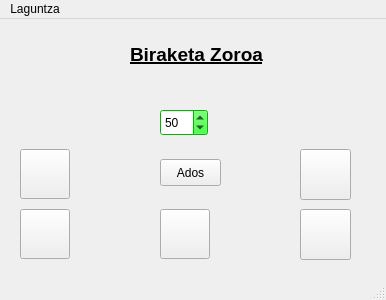
<?xml version="1.0" encoding="UTF-8"?>
<ui version="4.0">
 <class>Biraketazoro</class>
 <widget class="QMainWindow" name="Biraketazoro">
  <property name="windowModality">
   <enum>Qt::NonModal</enum>
  </property>
  <property name="enabled">
   <bool>true</bool>
  </property>
  <property name="geometry">
   <rect>
    <x>0</x>
    <y>0</y>
    <width>386</width>
    <height>300</height>
   </rect>
  </property>
  <property name="mouseTracking">
   <bool>true</bool>
  </property>
  <property name="focusPolicy">
   <enum>Qt::ClickFocus</enum>
  </property>
  <property name="acceptDrops">
   <bool>true</bool>
  </property>
  <property name="windowTitle">
   <string notr="true"> Laguntza</string>
  </property>
  <widget class="QWidget" name="centralwidget">
   <widget class="QWidget" name="widget" native="true">
    <property name="geometry">
     <rect>
      <x>110</x>
      <y>70</y>
      <width>171</width>
      <height>111</height>
     </rect>
    </property>
    <property name="focusPolicy">
     <enum>Qt::StrongFocus</enum>
    </property>
    <property name="acceptDrops">
     <bool>false</bool>
    </property>
    <property name="autoFillBackground">
     <bool>true</bool>
    </property>
    <widget class="QSpinBox" name="abiaduraAldatzailea">
     <property name="geometry">
      <rect>
       <x>50</x>
       <y>20</y>
       <width>48</width>
       <height>27</height>
      </rect>
     </property>
     <property name="palette">
      <palette>
       <active>
        <colorrole role="WindowText">
         <brush brushstyle="SolidPattern">
          <color alpha="255">
           <red>0</red>
           <green>0</green>
           <blue>0</blue>
          </color>
         </brush>
        </colorrole>
        <colorrole role="Button">
         <brush brushstyle="SolidPattern">
          <color alpha="255">
           <red>0</red>
           <green>255</green>
           <blue>0</blue>
          </color>
         </brush>
        </colorrole>
        <colorrole role="Light">
         <brush brushstyle="SolidPattern">
          <color alpha="255">
           <red>127</red>
           <green>255</green>
           <blue>127</blue>
          </color>
         </brush>
        </colorrole>
        <colorrole role="Midlight">
         <brush brushstyle="SolidPattern">
          <color alpha="255">
           <red>63</red>
           <green>255</green>
           <blue>63</blue>
          </color>
         </brush>
        </colorrole>
        <colorrole role="Dark">
         <brush brushstyle="SolidPattern">
          <color alpha="255">
           <red>0</red>
           <green>127</green>
           <blue>0</blue>
          </color>
         </brush>
        </colorrole>
        <colorrole role="Mid">
         <brush brushstyle="SolidPattern">
          <color alpha="255">
           <red>0</red>
           <green>170</green>
           <blue>0</blue>
          </color>
         </brush>
        </colorrole>
        <colorrole role="Text">
         <brush brushstyle="SolidPattern">
          <color alpha="255">
           <red>0</red>
           <green>0</green>
           <blue>0</blue>
          </color>
         </brush>
        </colorrole>
        <colorrole role="BrightText">
         <brush brushstyle="SolidPattern">
          <color alpha="255">
           <red>255</red>
           <green>255</green>
           <blue>255</blue>
          </color>
         </brush>
        </colorrole>
        <colorrole role="ButtonText">
         <brush brushstyle="SolidPattern">
          <color alpha="255">
           <red>0</red>
           <green>0</green>
           <blue>0</blue>
          </color>
         </brush>
        </colorrole>
        <colorrole role="Base">
         <brush brushstyle="SolidPattern">
          <color alpha="255">
           <red>255</red>
           <green>255</green>
           <blue>255</blue>
          </color>
         </brush>
        </colorrole>
        <colorrole role="Window">
         <brush brushstyle="SolidPattern">
          <color alpha="255">
           <red>0</red>
           <green>255</green>
           <blue>0</blue>
          </color>
         </brush>
        </colorrole>
        <colorrole role="Shadow">
         <brush brushstyle="SolidPattern">
          <color alpha="255">
           <red>0</red>
           <green>0</green>
           <blue>0</blue>
          </color>
         </brush>
        </colorrole>
        <colorrole role="AlternateBase">
         <brush brushstyle="SolidPattern">
          <color alpha="255">
           <red>127</red>
           <green>255</green>
           <blue>127</blue>
          </color>
         </brush>
        </colorrole>
        <colorrole role="ToolTipBase">
         <brush brushstyle="SolidPattern">
          <color alpha="255">
           <red>255</red>
           <green>255</green>
           <blue>220</blue>
          </color>
         </brush>
        </colorrole>
        <colorrole role="ToolTipText">
         <brush brushstyle="SolidPattern">
          <color alpha="255">
           <red>0</red>
           <green>0</green>
           <blue>0</blue>
          </color>
         </brush>
        </colorrole>
       </active>
       <inactive>
        <colorrole role="WindowText">
         <brush brushstyle="SolidPattern">
          <color alpha="255">
           <red>0</red>
           <green>0</green>
           <blue>0</blue>
          </color>
         </brush>
        </colorrole>
        <colorrole role="Button">
         <brush brushstyle="SolidPattern">
          <color alpha="255">
           <red>0</red>
           <green>255</green>
           <blue>0</blue>
          </color>
         </brush>
        </colorrole>
        <colorrole role="Light">
         <brush brushstyle="SolidPattern">
          <color alpha="255">
           <red>127</red>
           <green>255</green>
           <blue>127</blue>
          </color>
         </brush>
        </colorrole>
        <colorrole role="Midlight">
         <brush brushstyle="SolidPattern">
          <color alpha="255">
           <red>63</red>
           <green>255</green>
           <blue>63</blue>
          </color>
         </brush>
        </colorrole>
        <colorrole role="Dark">
         <brush brushstyle="SolidPattern">
          <color alpha="255">
           <red>0</red>
           <green>127</green>
           <blue>0</blue>
          </color>
         </brush>
        </colorrole>
        <colorrole role="Mid">
         <brush brushstyle="SolidPattern">
          <color alpha="255">
           <red>0</red>
           <green>170</green>
           <blue>0</blue>
          </color>
         </brush>
        </colorrole>
        <colorrole role="Text">
         <brush brushstyle="SolidPattern">
          <color alpha="255">
           <red>0</red>
           <green>0</green>
           <blue>0</blue>
          </color>
         </brush>
        </colorrole>
        <colorrole role="BrightText">
         <brush brushstyle="SolidPattern">
          <color alpha="255">
           <red>255</red>
           <green>255</green>
           <blue>255</blue>
          </color>
         </brush>
        </colorrole>
        <colorrole role="ButtonText">
         <brush brushstyle="SolidPattern">
          <color alpha="255">
           <red>0</red>
           <green>0</green>
           <blue>0</blue>
          </color>
         </brush>
        </colorrole>
        <colorrole role="Base">
         <brush brushstyle="SolidPattern">
          <color alpha="255">
           <red>255</red>
           <green>255</green>
           <blue>255</blue>
          </color>
         </brush>
        </colorrole>
        <colorrole role="Window">
         <brush brushstyle="SolidPattern">
          <color alpha="255">
           <red>0</red>
           <green>255</green>
           <blue>0</blue>
          </color>
         </brush>
        </colorrole>
        <colorrole role="Shadow">
         <brush brushstyle="SolidPattern">
          <color alpha="255">
           <red>0</red>
           <green>0</green>
           <blue>0</blue>
          </color>
         </brush>
        </colorrole>
        <colorrole role="AlternateBase">
         <brush brushstyle="SolidPattern">
          <color alpha="255">
           <red>127</red>
           <green>255</green>
           <blue>127</blue>
          </color>
         </brush>
        </colorrole>
        <colorrole role="ToolTipBase">
         <brush brushstyle="SolidPattern">
          <color alpha="255">
           <red>255</red>
           <green>255</green>
           <blue>220</blue>
          </color>
         </brush>
        </colorrole>
        <colorrole role="ToolTipText">
         <brush brushstyle="SolidPattern">
          <color alpha="255">
           <red>0</red>
           <green>0</green>
           <blue>0</blue>
          </color>
         </brush>
        </colorrole>
       </inactive>
       <disabled>
        <colorrole role="WindowText">
         <brush brushstyle="SolidPattern">
          <color alpha="255">
           <red>0</red>
           <green>127</green>
           <blue>0</blue>
          </color>
         </brush>
        </colorrole>
        <colorrole role="Button">
         <brush brushstyle="SolidPattern">
          <color alpha="255">
           <red>0</red>
           <green>255</green>
           <blue>0</blue>
          </color>
         </brush>
        </colorrole>
        <colorrole role="Light">
         <brush brushstyle="SolidPattern">
          <color alpha="255">
           <red>127</red>
           <green>255</green>
           <blue>127</blue>
          </color>
         </brush>
        </colorrole>
        <colorrole role="Midlight">
         <brush brushstyle="SolidPattern">
          <color alpha="255">
           <red>63</red>
           <green>255</green>
           <blue>63</blue>
          </color>
         </brush>
        </colorrole>
        <colorrole role="Dark">
         <brush brushstyle="SolidPattern">
          <color alpha="255">
           <red>0</red>
           <green>127</green>
           <blue>0</blue>
          </color>
         </brush>
        </colorrole>
        <colorrole role="Mid">
         <brush brushstyle="SolidPattern">
          <color alpha="255">
           <red>0</red>
           <green>170</green>
           <blue>0</blue>
          </color>
         </brush>
        </colorrole>
        <colorrole role="Text">
         <brush brushstyle="SolidPattern">
          <color alpha="255">
           <red>0</red>
           <green>127</green>
           <blue>0</blue>
          </color>
         </brush>
        </colorrole>
        <colorrole role="BrightText">
         <brush brushstyle="SolidPattern">
          <color alpha="255">
           <red>255</red>
           <green>255</green>
           <blue>255</blue>
          </color>
         </brush>
        </colorrole>
        <colorrole role="ButtonText">
         <brush brushstyle="SolidPattern">
          <color alpha="255">
           <red>0</red>
           <green>127</green>
           <blue>0</blue>
          </color>
         </brush>
        </colorrole>
        <colorrole role="Base">
         <brush brushstyle="SolidPattern">
          <color alpha="255">
           <red>0</red>
           <green>255</green>
           <blue>0</blue>
          </color>
         </brush>
        </colorrole>
        <colorrole role="Window">
         <brush brushstyle="SolidPattern">
          <color alpha="255">
           <red>0</red>
           <green>255</green>
           <blue>0</blue>
          </color>
         </brush>
        </colorrole>
        <colorrole role="Shadow">
         <brush brushstyle="SolidPattern">
          <color alpha="255">
           <red>0</red>
           <green>0</green>
           <blue>0</blue>
          </color>
         </brush>
        </colorrole>
        <colorrole role="AlternateBase">
         <brush brushstyle="SolidPattern">
          <color alpha="255">
           <red>0</red>
           <green>255</green>
           <blue>0</blue>
          </color>
         </brush>
        </colorrole>
        <colorrole role="ToolTipBase">
         <brush brushstyle="SolidPattern">
          <color alpha="255">
           <red>255</red>
           <green>255</green>
           <blue>220</blue>
          </color>
         </brush>
        </colorrole>
        <colorrole role="ToolTipText">
         <brush brushstyle="SolidPattern">
          <color alpha="255">
           <red>0</red>
           <green>0</green>
           <blue>0</blue>
          </color>
         </brush>
        </colorrole>
       </disabled>
      </palette>
     </property>
     <property name="focusPolicy">
      <enum>Qt::StrongFocus</enum>
     </property>
     <property name="wrapping">
      <bool>false</bool>
     </property>
     <property name="minimum">
      <number>10</number>
     </property>
     <property name="maximum">
      <number>100</number>
     </property>
     <property name="singleStep">
      <number>10</number>
     </property>
     <property name="value">
      <number>50</number>
     </property>
    </widget>
    <widget class="QPushButton" name="adosButton">
     <property name="geometry">
      <rect>
       <x>50</x>
       <y>70</y>
       <width>61</width>
       <height>27</height>
      </rect>
     </property>
     <property name="text">
      <string>Ados</string>
     </property>
    </widget>
   </widget>
   <widget class="QPushButton" name="hasiButton">
    <property name="geometry">
     <rect>
      <x>20</x>
      <y>190</y>
      <width>50</width>
      <height>50</height>
     </rect>
    </property>
    <property name="text">
     <string/>
    </property>
    <property name="icon">
     <iconset resource="Ikonoak.qrc">
      <normaloff>:/Ikonoak/play.gif</normaloff>:/Ikonoak/play.gif</iconset>
    </property>
    <property name="iconSize">
     <size>
      <width>200</width>
      <height>200</height>
     </size>
    </property>
   </widget>
   <widget class="QPushButton" name="stopButton">
    <property name="geometry">
     <rect>
      <x>300</x>
      <y>190</y>
      <width>51</width>
      <height>51</height>
     </rect>
    </property>
    <property name="text">
     <string/>
    </property>
    <property name="icon">
     <iconset resource="Ikonoak.qrc">
      <normaloff>:/Ikonoak/stop.gif</normaloff>:/Ikonoak/stop.gif</iconset>
    </property>
    <property name="iconSize">
     <size>
      <width>200</width>
      <height>200</height>
     </size>
    </property>
   </widget>
   <widget class="QPushButton" name="pausaButton">
    <property name="geometry">
     <rect>
      <x>160</x>
      <y>190</y>
      <width>50</width>
      <height>50</height>
     </rect>
    </property>
    <property name="text">
     <string/>
    </property>
    <property name="icon">
     <iconset resource="Ikonoak.qrc">
      <normaloff>:/Ikonoak/pause.gif</normaloff>:/Ikonoak/pause.gif</iconset>
    </property>
    <property name="iconSize">
     <size>
      <width>200</width>
      <height>200</height>
     </size>
    </property>
   </widget>
   <widget class="QPushButton" name="berrabiaraziButton">
    <property name="geometry">
     <rect>
      <x>300</x>
      <y>130</y>
      <width>51</width>
      <height>51</height>
     </rect>
    </property>
    <property name="text">
     <string/>
    </property>
    <property name="icon">
     <iconset resource="Ikonoak.qrc">
      <normaloff>:/Ikonoak/restart.png</normaloff>:/Ikonoak/restart.png</iconset>
    </property>
    <property name="iconSize">
     <size>
      <width>40</width>
      <height>40</height>
     </size>
    </property>
   </widget>
   <widget class="QPushButton" name="atzeraButton">
    <property name="geometry">
     <rect>
      <x>20</x>
      <y>130</y>
      <width>50</width>
      <height>50</height>
     </rect>
    </property>
    <property name="text">
     <string/>
    </property>
    <property name="icon">
     <iconset resource="Ikonoak.qrc">
      <normaloff>:/Ikonoak/atzera.png</normaloff>:/Ikonoak/atzera.png</iconset>
    </property>
    <property name="iconSize">
     <size>
      <width>35</width>
      <height>35</height>
     </size>
    </property>
   </widget>
   <widget class="QLabel" name="label_2">
    <property name="geometry">
     <rect>
      <x>130</x>
      <y>20</y>
      <width>141</width>
      <height>31</height>
     </rect>
    </property>
    <property name="font">
     <font>
      <pointsize>14</pointsize>
      <weight>75</weight>
      <bold>true</bold>
      <underline>true</underline>
     </font>
    </property>
    <property name="text">
     <string>Biraketa Zoroa</string>
    </property>
   </widget>
  </widget>
  <widget class="QMenuBar" name="menubar">
   <property name="geometry">
    <rect>
     <x>0</x>
     <y>0</y>
     <width>386</width>
     <height>25</height>
    </rect>
   </property>
   <property name="mouseTracking">
    <bool>false</bool>
   </property>
   <property name="acceptDrops">
    <bool>false</bool>
   </property>
   <widget class="QMenu" name="menuLaguntza">
    <property name="title">
     <string>Laguntza</string>
    </property>
    <addaction name="actionManeiua"/>
    <addaction name="actionKontrolak"/>
    <addaction name="actionAbiadura_aukeraketa"/>
   </widget>
   <addaction name="menuLaguntza"/>
  </widget>
  <widget class="QStatusBar" name="statusbar"/>
  <action name="actionManeiua">
   <property name="text">
    <string>Maneiua</string>
   </property>
  </action>
  <action name="actionKontrolak">
   <property name="text">
    <string>Kontrolak</string>
   </property>
  </action>
  <action name="actionAbiadura_aukeraketa">
   <property name="text">
    <string>Abiadura aukeraketa</string>
   </property>
  </action>
 </widget>
 <resources>
  <include location="Ikonoak.qrc"/>
 </resources>
 <connections>
  <connection>
   <sender>atzeraButton</sender>
   <signal>clicked()</signal>
   <receiver>Biraketazoro</receiver>
   <slot>showNagusia()</slot>
   <hints>
    <hint type="sourcelabel">
     <x>104</x>
     <y>279</y>
    </hint>
    <hint type="destinationlabel">
     <x>359</x>
     <y>107</y>
    </hint>
   </hints>
  </connection>
 </connections>
 <slots>
  <slot>showNagusia()</slot>
  <slot>showAzalpena()</slot>
 </slots>
</ui>
